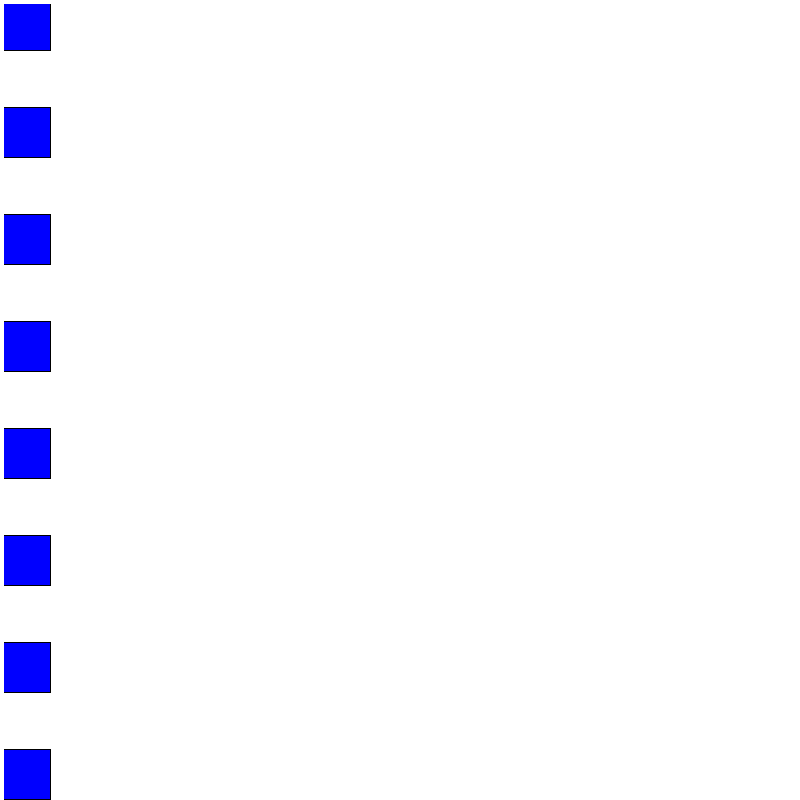
Frame 1 (no input)
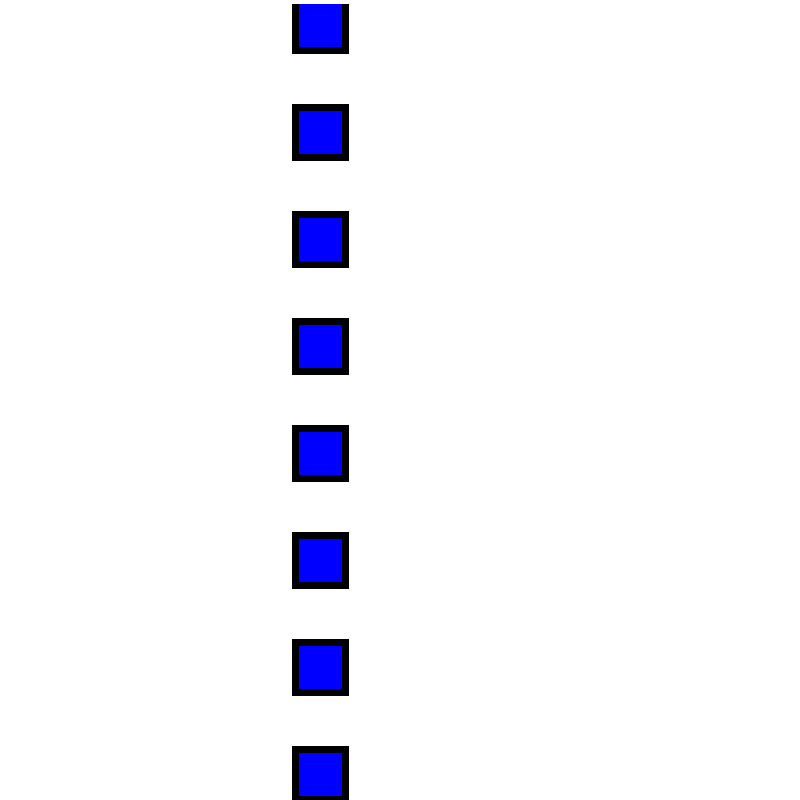
Frame 60 (the mouse pressed at the canvas centre just before this capture)
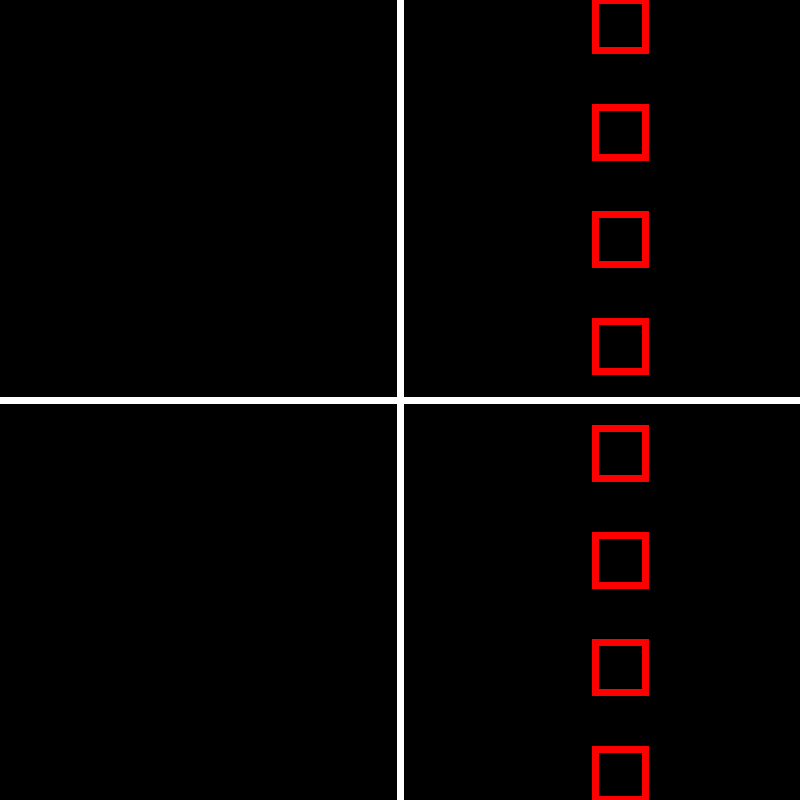
Frame 120 (the mouse held since frame 60 and released just before this capture)

The Processing sketch that drew these frames (run headless with seeded random() and noise(); from frame 60 on, the mouse is pressed at the canvas centre):

// Processing sketch: Assignment_1_Completed
// ── Assignment_1_Completed.pde
//Assignment 1

int z = 0;
int increase = 5;

void setup() {
  size(800, 800);
  smooth();
  fill(0);
}

void draw() {
  background(0);
  
  if (mousePressed == true) {     
    fill(0);
    stroke(255, 0, 0);
  } else {
    background(255);
    stroke(0);
    fill(0, 0, 255);
  }
  
  for (int i = 0; i < height+10; i+=107) {
    rect(z, i, 50, 50);
  }
  
  stroke(255);
  strokeWeight(7);
  line(mouseX, 0, mouseX, 800);
  line(0, mouseY, 800, mouseY);
  
  z += increase;

  if (z > height + 110) {
    increase = -5;
   } else if (z < -110) {
    increase = 5;
  }
  
  
}
